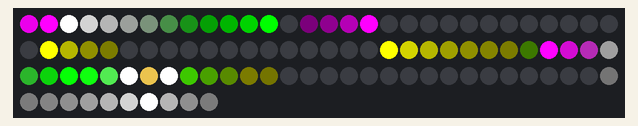
Recording of a sketch running on a simulated Arduino Uno, built for the host (arithmetic inside an expression is 32-bit, double 64-bit). Shown: 100 RGB LEDs in strip order, left to right, continuing on the next row. Random numbers use the default seed unless the sketch sets one.

Above: at 0.15 s.
At 4.96 s:
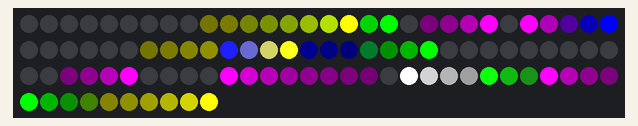
At 10.06 s:
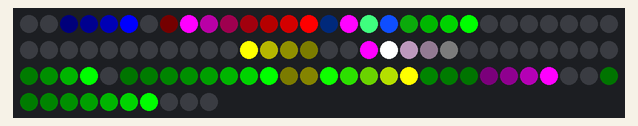
At 19.96 s:
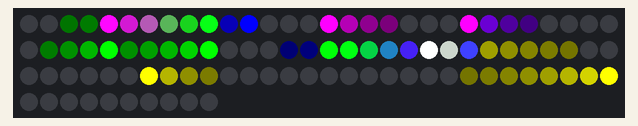
At 29.86 s:
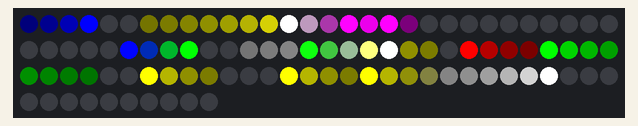
At 39.76 s:
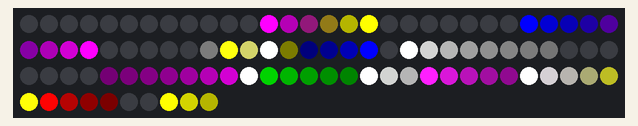

The sketch:

LedChasers.ino
```cpp
#include "FastLED.h"

#define NUM_LEDS 100
#define DATA_PIN 2
#define CLOCK_PIN 13

CRGB leds[NUM_LEDS];

CRGB randomColor()
{
  CRGB color = CRGB::Black;
  switch (random(1,7))
  {
    case 1:
      color = CRGB::Red;
    break;

    case 2:
      color = CRGB::Lime;
    break;

    case 3:
      color = CRGB::Blue;
    break;

    case 4:
      color = CRGB::Fuchsia;
    break;

    case 5:
      color = CRGB::Yellow;
    break;

    case 6:
      color = CRGB::White;
    break;
  }
  return color;
}

class Chaser;

template<size_t chaserCount>
class ChaseTrack
{
  Chaser chasers[chaserCount];
  const size_t num_chasers;
  unsigned int counter;

private:
  void clearBuffer()
  {
    for (unsigned int i = 0 ; i< NUM_LEDS; i++)
    {
      leds[i] = CRGB::Black;
    }
  }
  void populateBuffer()
  {
    for (unsigned int i = 0 ; i< num_chasers; i++)
    {
      if (chasers[i].run(counter))
        chasers[i] = Chaser();
    }
  }

public:
  ChaseTrack():
    num_chasers(chaserCount),
    counter(0)
  {
    for (unsigned int i = 0 ; i< num_chasers; i++)
    {
      //start chasers at random position for setup
      chasers[i] = Chaser(random(NUM_LEDS));
    }
  }

  void run()
  {
    clearBuffer();
    counter++;
    populateBuffer();
  }
};

class Chaser
{
  unsigned int location;
  CRGB color;
  unsigned int slowness;
  bool finished;
  bool reverse;
  bool fastFalloff;

  static void drawPixels(unsigned int location, CRGB color, bool reverse, bool fastFalloff)
  {
    while (color != CRGB(CRGB::Black))
    {
      unsigned int index = location;
      if (reverse)
      {
        index = (NUM_LEDS) - location;
      }
      leds[index] += color;
      if (location == 0)
        break;

      location -= 1;
      color /= 2;
      if (fastFalloff)
        color /= 2;
    }
  }

public:
  Chaser(unsigned int location = 0)
  {
    this->location = location;
    this->slowness = random(1,17);
    this->color = randomColor();
    this->reverse = random(0,2);
    this->finished = false;
    this->fastFalloff = random(0,2);
  }

  bool run(unsigned int counter)
  {
    if (counter % slowness == 0)
    {
      location++;
      finished = location >= NUM_LEDS;
    }
    if (!finished)
      drawPixels(location, color, reverse, fastFalloff);
    else
      location = 0;
    return finished;
  }
};

static ChaseTrack<16> track;
static unsigned int nextRun = 0;

void setup()
{
    FastLED.addLeds<WS2811, DATA_PIN, BRG>(leds, NUM_LEDS);
    nextRun = millis();
}

void loop()
{
  nextRun += 5;
  track.run();
  FastLED.show();
  while (millis() < nextRun)
  {}
}
```
